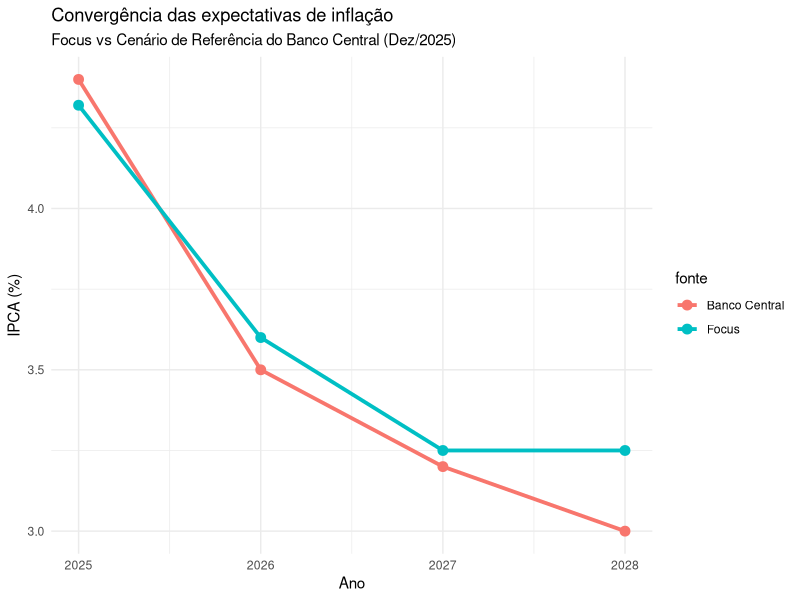
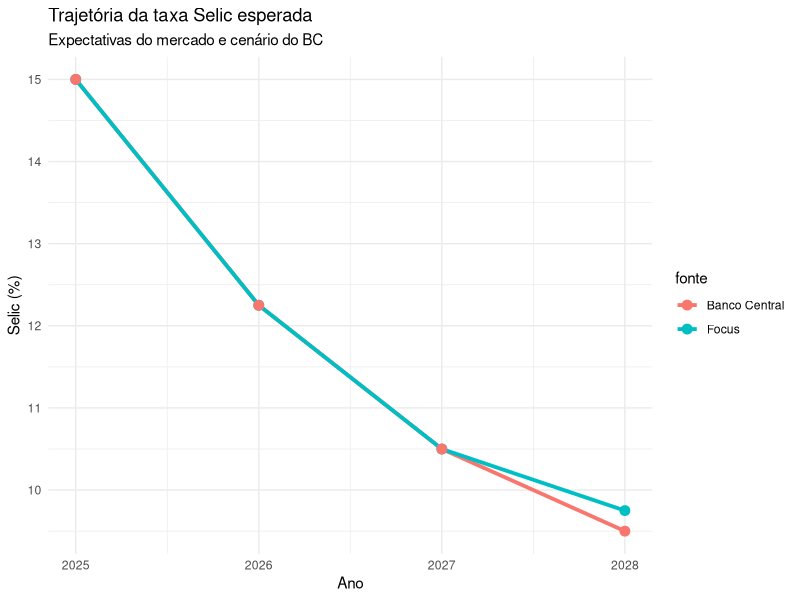

Here is the R script that generated these plots, in order:
library(tidyverse)

# Dados do Focus (26/12/2025)
focus <- tibble(
  ano = c(2025, 2026, 2027, 2028),
  ipca = c(4.32, 3.60, 3.25, 3.25),
  selic = c(15.00, 12.25, 10.50, 9.75)
)

# Dados do RPM (cenário de referência)
rpm <- tibble(
  ano = c(2025, 2026, 2027, 2028),
  ipca = c(4.4, 3.5, 3.2, 3.0), 
  selic = c(15.0, 12.25, 10.5, 9.5) 
)

dados <- bind_rows(
  focus %>% mutate(fonte = "Focus"),
  rpm %>% mutate(fonte = "Banco Central")
)

# Gráfico da inflação
g_ipca <- dados %>%
  ggplot(aes(x = ano, y = ipca, color = fonte)) +
  geom_line(size = 1.3) +
  geom_point(size = 3) +
  labs(
    title = "Convergência das expectativas de inflação",
    subtitle = "Focus vs Cenário de Referência do Banco Central (Dez/2025)",
    y = "IPCA (%)",
    x = "Ano"
  ) +
  theme_minimal()

# Gráfico da Selic
g_selic <- dados %>%
  ggplot(aes(x = ano, y = selic, color = fonte)) +
  geom_line(size = 1.3) +
  geom_point(size = 3) +
  labs(
    title = "Trajetória da taxa Selic esperada",
    subtitle = "Expectativas do mercado e cenário do BC",
    y = "Selic (%)",
    x = "Ano"
  ) +
  theme_minimal()

g_ipca
g_selic
